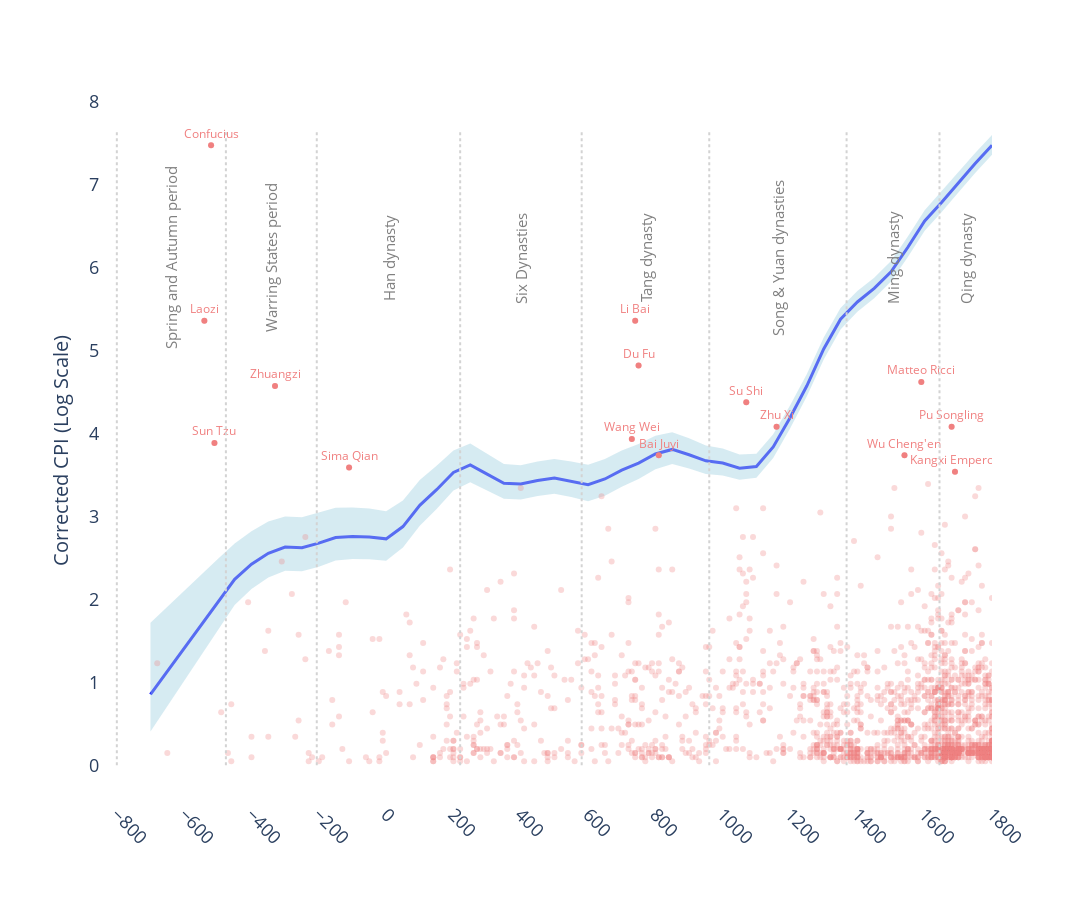

This figure's notebook cell:
### Code cell
import pandas as pd
import plotly.graph_objects as go
import numpy as np
from statsmodels.nonparametric.smoothers_lowess import lowess




# Filtering logic
df = df_cultura[df_cultura['region_name'].isin(['Chinese world'])]
df = df[df['decade'] >= -800]
df['N_est'] = np.log(df['N_est'])  # Applying log transformation
df['N_est_min'] = np.log(df['N_est_min'])  # Min bound log
df['N_est_max'] = np.log(df['N_est_max'])  # Max bound log

# Create figure
fig = go.Figure()

# List of unique regions to plot
regions = df['region_name'].unique()

# # Colors for each line and their respective confidence interval fill
# colors = {
#     "Northern China": ("blue", "rgba(173,216,230,0.5)"),  # Light blue
#     "Southern China": ("red", "rgba(240,128,128,0.5)")   # Light red
# }


colors = {
     "Chinese world": ("blue", "rgba(173,216,230,0.5)"),  # Light blue  # Light red
 }

# Perform LOESS smoothing and plotting
for region in regions:
    # Extract data for the region
    region_data = df[df['region_name'] == region]
    region_data.sort_values(by='decade', inplace=True)  # Sort by decade for consistent plotting

    # Applying LOESS smoothing for mean and confidence intervals
    smoothed = lowess(region_data['N_est'], region_data['decade'], frac=0.2)
    smoothed_min = lowess(region_data['N_est_min'], region_data['decade'], frac=0.2)
    smoothed_max = lowess(region_data['N_est_max'], region_data['decade'], frac=0.2)

    decades, n_est = smoothed[:, 0], smoothed[:, 1]
    n_est_min = smoothed_min[:, 1]
    n_est_max = smoothed_max[:, 1]

    # Main line
    fig.add_trace(go.Scatter(
        x=decades,
        y=n_est,
        mode='lines',
        name=f"{region}",
        line=dict(color=colors[region][0], width=3),
          showlegend=False
    ))

    ## Add original lines
      # Main line
    # fig.add_trace(go.Scatter(
    #     x=decades,
    #     y=list(region_data['N_est']),
    #     mode='lines',
    #     name=f"{region}",
    #     line=dict(color=colors[region][0], width=3),
    #       showlegend=False
    # ))

    # Confidence interval fill
    fig.add_trace(go.Scatter(
        x=np.concatenate([decades, decades[::-1]]),  # x and then x reversed for fill
        y=np.concatenate([n_est_min, n_est_max[::-1]]),  # upper bound and lower bound reversed
        fill='toself',
        fillcolor=colors[region][1],
        line=dict(color='rgba(255,255,255,0)'),  # Transparent line for fill area
        hoverinfo="skip",
        showlegend=False
    ))

# Calculate the maximum score across all individuals in the dataset
max_global_score = df_individuals['score'].max()

for region in regions:
    region_individuals = df_individuals[df_individuals['region_name'] == region]
    region_individuals = region_individuals.sort_values(by='score', ascending=False)  # Sort by score

    # Add points for all individuals
    fig.add_trace(go.Scatter(
        x=region_individuals['decade'],
        y=region_individuals['score'] / max_global_score * max(n_est),  # Normalized score
        mode='markers',
    #    marker=dict(
    #         color=colors[region][0],
    #         opacity=0.3  # Adjusted opacity for more transparency
    #     )
        marker=dict(
            color='LightCoral',
            opacity=0.3  # Adjusted opacity for more transparency
        ),
        showlegend=False
    ))

    # Add labels only for the top 10 individuals
    top_individuals = region_individuals.head(15)
    fig.add_trace(go.Scatter(
        x=top_individuals['decade'],
        y=top_individuals['score'] / max_global_score * max(n_est),
        mode='markers+text',
        name="",  # Hide name from legend
        text=top_individuals['individual_name'],
        textposition="top center",
        # textfont=dict(color=colors[region][0]),
        # marker=dict(color=colors[region][0]),
        textfont=dict(color='LightCoral'),
        marker=dict(color='LightCoral'),
        showlegend=False
    ))


# Period data
period_data = {
    "x_intercepts": [
        [-800, -476],
        [-476, -206],
        [-206, 220],
        [220, 581],
        [581, 960],
        [960, 1368],
        [1368, 1644],
        [1644, 1800]
    ],
    "labels": [
        "Spring and Autumn period",
        "Warring States period",
        "Han dynasty",
        "Six Dynasties",
        "Tang dynasty",
        "Song & Yuan dynasties",
        "Ming dynasty",
        "Qing dynasty"
    ]
}

# Calculate midpoints and add annotations
for intercept, label in zip(period_data["x_intercepts"], period_data["labels"]):
    start, end = intercept
    midpoint = (intercept[0] + intercept[1]) / 2  # Calculate the midpoint of each period
    fig.add_annotation(
        x=midpoint, y=6,  # Position the label at the top of the plot
        text=label,  # The label text
        showarrow=False,
        yshift=10,  # Shift the label slightly upwards for better visibility
        textangle=-90,  # Rotate text for vertical alignment
        font=dict(size=15, color = 'grey')
    )

    # Add vertical line at the start of each period
    fig.add_shape(
        type="line",
        x0=start, y0=0, x1=start, y1=max(df['N_est_max']),
        line=dict(
            color="lightgrey",
            width=2,
            dash="dot"  # Dotted line
        )
    )


# Update layout
fig.update_layout(
    title='',
    xaxis_title='',
    yaxis_title='Corrected CPI (Log Scale)',
    yaxis_title_font=dict(size=20),  # Increase the font size of the y-axis label,
    yaxis=dict(
        tickfont=dict(size=18)),
    template='plotly_white',  # Use a clean and clear template
    width=1200,  # Width in pixels
    height=900,   # Height in pixels
     xaxis=dict(
        tickfont=dict(size=18),
                 dtick=200,
                tickangle=45,  # Set tick angle to 45 degrees
        range=[-850, 1800]  # Set x-axis range to stop at 1800  # Set x-axis ticks every 100 units
 # Increase the font size of x-axis ticks
    ),
    
)

fig.update_layout(

  xaxis=dict(
        showgrid=False,  # Hide x-axis gridlines
        zeroline=False   # Hide the x=0 line
    ),
    yaxis=dict(
        showgrid=False,
           zeroline=False   # Hide the x=0 line  # Hide y-axis gridlines
    ),
      margin=dict(l=100, r=100, t=100, b=100)  # Set 
)


fig.show()

### Figure 1 — Plotly figure (JSON) as saved in the notebook; plotly's stock layout.template omitted (floating-point values rounded to 4 significant figures; data arrays with more than 128 entries replaced by an {"elided": "..."} marker saying what was removed)
{"data": [{"line": {"color": "blue", "width": 3}, "mode": "lines", "name": "Chinese world", "showlegend": false, "type": "scatter", "x": [-700, -500, -450, -400, -350, -300, -250, -200, -150, -100, -50, 0, 50, 100, 150, 200, 250, 300, 350, 400, 450, 500, 550, 600, 650, 700, 750, 800, 850, 900, 950, 1000, 1050, 1100, 1150, 1200, 1250, 1300, 1350, 1400, 1450, 1500, 1550, 1600, 1650, 1700, 1750, 1800], "y": [0.8546, 1.957, 2.243, 2.426, 2.557, 2.632, 2.624, 2.68, 2.747, 2.761, 2.754, 2.732, 2.88, 3.135, 3.325, 3.532, 3.624, 3.512, 3.402, 3.392, 3.436, 3.466, 3.43, 3.385, 3.454, 3.56, 3.645, 3.755, 3.81, 3.746, 3.673, 3.647, 3.585, 3.603, 3.84, 4.193, 4.578, 5.022, 5.38, 5.589, 5.752, 5.953, 6.248, 6.565, 6.788, 7.026, 7.259, 7.478]}, {"fill": "toself", "fillcolor": "rgba(173,216,230,0.5)", "hoverinfo": "skip", "line": {"color": "rgba(255,255,255,0)"}, "showlegend": false, "type": "scatter", "x": [-700, -500, -450, -400, -350, -300, -250, -200, -150, -100, -50, 0, 50, 100, 150, 200, 250, 300, 350, 400, 450, 500, 550, 600, 650, 700, 750, 800, 850, 900, 950, 1000, 1050, 1100, 1150, 1200, 1250, 1300, 1350, 1400, 1450, 1500, 1550, 1600, 1650, 1700, 1750, 1800, 1800, 1750, 1700, 1650, 1600, 1550, 1500, 1450, 1400, 1350, 1300, 1250, 1200, 1150, 1100, 1050, 1000, 950, 900, 850, 800, 750, 700, 650, 600, 550, 500, 450, 400, 350, 300, 250, 200, 150, 100, 50, 0, -50, -100, -150, -200, -250, -300, -350, -400, -450, -500, -700], "y": [0.4084, 1.616, 1.933, 2.128, 2.266, 2.348, 2.34, 2.396, 2.47, 2.49, 2.485, 2.469, 2.628, 2.889, 3.092, 3.315, 3.414, 3.315, 3.214, 3.207, 3.248, 3.275, 3.235, 3.185, 3.253, 3.361, 3.453, 3.571, 3.634, 3.579, 3.514, 3.496, 3.443, 3.468, 3.707, 4.062, 4.45, 4.896, 5.258, 5.469, 5.634, 5.835, 6.13, 6.446, 6.67, 6.91, 7.144, 7.364, 7.603, 7.385, 7.154, 6.917, 6.695, 6.379, 6.083, 5.882, 5.72, 5.515, 5.161, 4.72, 4.34, 3.993, 3.758, 3.748, 3.822, 3.859, 3.944, 4.019, 3.975, 3.877, 3.799, 3.696, 3.626, 3.664, 3.696, 3.665, 3.62, 3.633, 3.756, 3.883, 3.798, 3.612, 3.442, 3.194, 3.065, 3.097, 3.11, 3.106, 3.049, 2.993, 3.001, 2.94, 2.824, 2.674, 2.487, 1.718]}, {"marker": {"color": "LightCoral", "opacity": 0.3}, "mode": "markers", "showlegend": false, "type": "scatter", "x": {"elided": "1809 int values"}, "y": {"elided": "1809 float values"}}, {"marker": {"color": "LightCoral"}, "mode": "markers+text", "name": "", "showlegend": false, "text": ["Confucius", "Laozi", "Li Bai", "Du Fu", "Matteo Ricci", "Zhuangzi", "Su Shi", "Pu Songling", "Zhu Xi", "Wang Wei", "Sun Tzu", "Bai Juyi", "Wu Cheng'en", "Sima Qian", "Kangxi Emperor"], "textfont": {"color": "LightCoral"}, "textposition": "top center", "type": "scatter", "x": [-520, -540, 740, 750, 1590, -330, 1070, 1680, 1160, 730, -510, 810, 1540, -110, 1690], "y": [7.478, 5.362, 5.362, 4.821, 4.625, 4.575, 4.379, 4.083, 4.083, 3.936, 3.887, 3.739, 3.739, 3.591, 3.542]}], "layout": {"annotations": [{"font": {"color": "grey", "size": 15}, "showarrow": false, "text": "Spring and Autumn period", "textangle": -90, "x": -638, "y": 6, "yshift": 10}, {"font": {"color": "grey", "size": 15}, "showarrow": false, "text": "Warring States period", "textangle": -90, "x": -341, "y": 6, "yshift": 10}, {"font": {"color": "grey", "size": 15}, "showarrow": false, "text": "Han dynasty", "textangle": -90, "x": 7, "y": 6, "yshift": 10}, {"font": {"color": "grey", "size": 15}, "showarrow": false, "text": "Six Dynasties", "textangle": -90, "x": 400.5, "y": 6, "yshift": 10}, {"font": {"color": "grey", "size": 15}, "showarrow": false, "text": "Tang dynasty", "textangle": -90, "x": 770.5, "y": 6, "yshift": 10}, {"font": {"color": "grey", "size": 15}, "showarrow": false, "text": "Song & Yuan dynasties", "textangle": -90, "x": 1164, "y": 6, "yshift": 10}, {"font": {"color": "grey", "size": 15}, "showarrow": false, "text": "Ming dynasty", "textangle": -90, "x": 1506, "y": 6, "yshift": 10}, {"font": {"color": "grey", "size": 15}, "showarrow": false, "text": "Qing dynasty", "textangle": -90, "x": 1722, "y": 6, "yshift": 10}], "height": 900, "margin": {"b": 100, "l": 100, "r": 100, "t": 100}, "shapes": [{"line": {"color": "lightgrey", "dash": "dot", "width": 2}, "type": "line", "x0": -800, "x1": -800, "y0": 0, "y1": 7.651}, {"line": {"color": "lightgrey", "dash": "dot", "width": 2}, "type": "line", "x0": -476, "x1": -476, "y0": 0, "y1": 7.651}, {"line": {"color": "lightgrey", "dash": "dot", "width": 2}, "type": "line", "x0": -206, "x1": -206, "y0": 0, "y1": 7.651}, {"line": {"color": "lightgrey", "dash": "dot", "width": 2}, "type": "line", "x0": 220, "x1": 220, "y0": 0, "y1": 7.651}, {"line": {"color": "lightgrey", "dash": "dot", "width": 2}, "type": "line", "x0": 581, "x1": 581, "y0": 0, "y1": 7.651}, {"line": {"color": "lightgrey", "dash": "dot", "width": 2}, "type": "line", "x0": 960, "x1": 960, "y0": 0, "y1": 7.651}, {"line": {"color": "lightgrey", "dash": "dot", "width": 2}, "type": "line", "x0": 1368, "x1": 1368, "y0": 0, "y1": 7.651}, {"line": {"color": "lightgrey", "dash": "dot", "width": 2}, "type": "line", "x0": 1644, "x1": 1644, "y0": 0, "y1": 7.651}], "title": {"text": ""}, "width": 1200, "xaxis": {"dtick": 200, "range": [-850, 1800], "showgrid": false, "tickangle": 45, "tickfont": {"size": 18}, "title": {"text": ""}, "zeroline": false}, "yaxis": {"showgrid": false, "tickfont": {"size": 18}, "title": {"font": {"size": 20}, "text": "Corrected CPI (Log Scale)"}, "zeroline": false}}}
